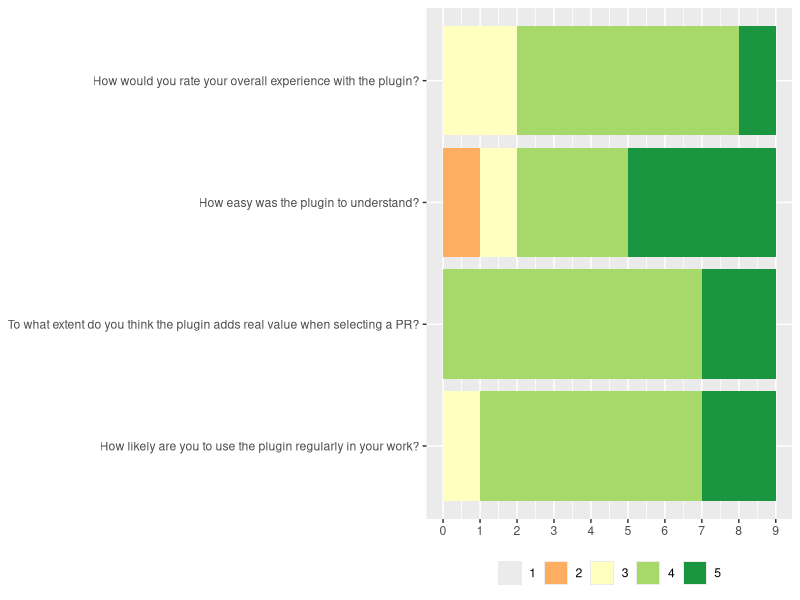
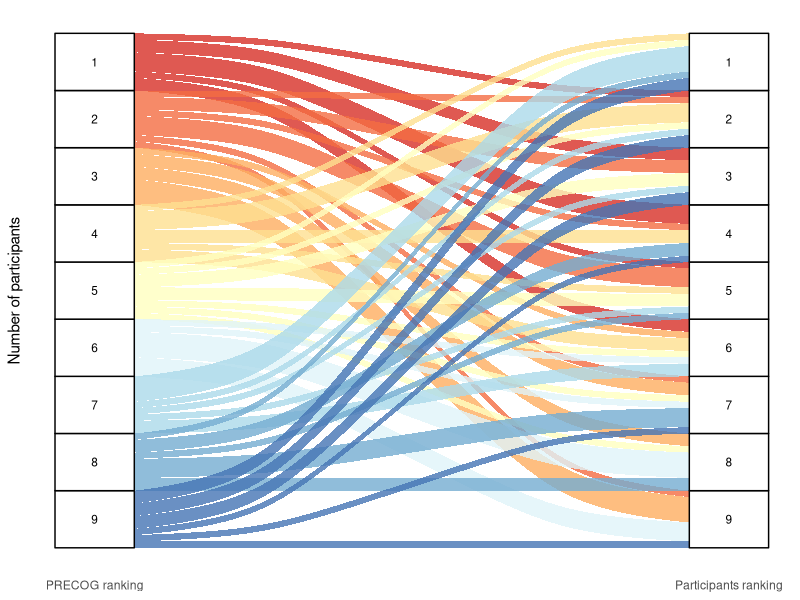
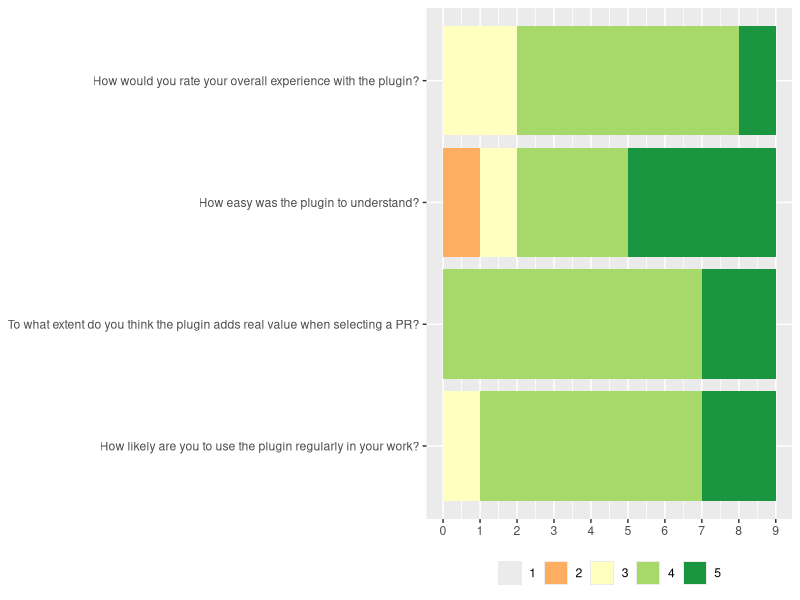
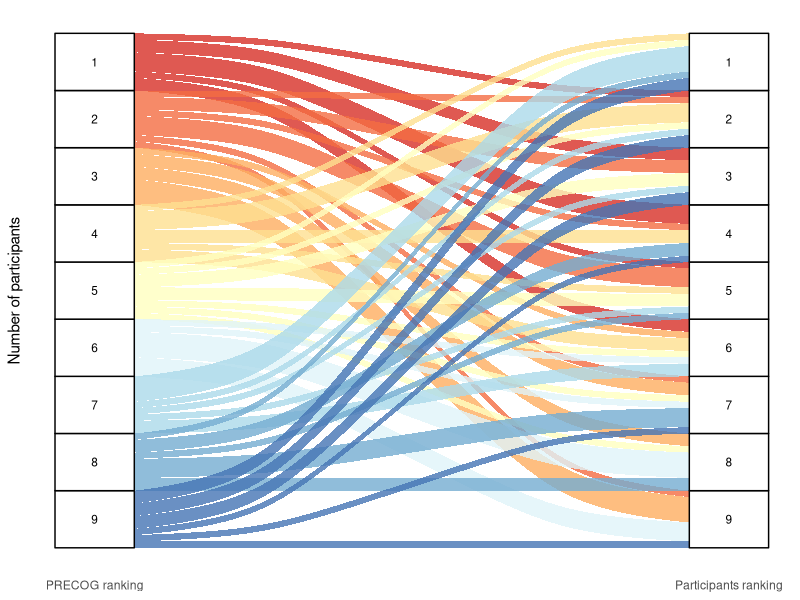

Write the R code that produced these figures, in order.
library(ggplot2)
library(ggalluvial)
library(tidyverse)
library(readxl)

# --------------------------------------------
# Input data
# --------------------------------------------

results <- read_excel("questionnaire-data.xlsx", sheet = "Sheet1") %>%
  select(
    -starts_with("Feedback -"),
    -starts_with("Points -")) %>%
  rename_with(~ gsub("\r\n", "", .)) # MS Forms adds \n to column names -_-

# --------------------------------------------
# Diagrams with final questions
# --------------------------------------------

results %>% 
  select(`How would you rate your overall experience with the plugin?`,
         `How easy was the plugin to understand?`,
         `To what extent do you think the plugin adds real value when selecting a PR?`,
         `How likely are you to use the plugin regularly in your work?`) %>%
  pivot_longer(cols = everything(), names_to = "Question", values_to = "Note") %>%
  ggplot(aes(
    y = factor(Question, levels = c('How likely are you to use the plugin regularly in your work?',
                                    'To what extent do you think the plugin adds real value when selecting a PR?',
                                    'How easy was the plugin to understand?',
                                    'How would you rate your overall experience with the plugin?')), 
    fill = factor(Note, levels = c('1', '2', '3', '4', '5')))) +
    geom_bar(position = position_stack(reverse = TRUE)) +
  theme(legend.position = "bottom") + 
  guides(fill = guide_legend(title = NULL)) +
  scale_fill_brewer(palette = "RdYlGn", name = "Note", drop = FALSE) +
  scale_x_continuous(limits = c(0, 9), breaks = 0:9) +
  ylab(NULL) +
  xlab(NULL)

ggsave("plots/finalquestions.pdf", width = 23, height = 5, units = "cm")

# --------------------------------------------
# Sankey diagram with the rankings
# --------------------------------------------

# Classement de référence
classement_ref <- c(5,10,7,9,2,6,3,12,4)

# Classements des 6 participants
classements_participants <- list(
  P1 = c(3,2,4,5,10,9,12,7,6),
  P2 = c(9,3,4,10,5,2,12,6,7),
  P3 = c(2,10,5,4,3,9,7,12,6),
  P4 = c(12,9,2,5,10,3,7,6,4),
  P5 = c(4,9,3,12,2,5,6,7,10),
  P6 = c(3,4,10,5,9,7,12,2,6),
  P7 = c(3,9,2,12,10,5,4,6,7),
  P8 = c(3,4,5,9,2,6,10,12,7),
  P9 = c(4,5,10,9,12,3,2,6,7)
)

# Préparation des données
data <- data.frame()
for (p in names(classements_participants)) {
  classement <- classements_participants[[p]]
  temp <- data.frame(
    Participant = p,
    Élément = classement_ref,
    Rang_Ref = 1:length(classement_ref),
    Rang_Participant = sapply(classement_ref, function(e) which(classement == e))
  )
  data <- rbind(data, temp)
}

# Comptage des flux (tous participants confondus)
flux <- data %>%
  group_by(Rang_Ref, Rang_Participant) %>%
  summarise(count = n(), .groups = "drop") %>%
  mutate(
    Rang_Ref_lab = paste0("Ref_", Rang_Ref),
    Rang_Part_lab = paste0("Part_", Rang_Participant),
    alluvium = paste0(Rang_Ref, "_", Rang_Participant)  # identifiant unique du flux
  )


ggplot(flux,
       aes(axis1 = Rang_Ref_lab,
           axis2 = Rang_Part_lab,
           y = count)) +
  geom_alluvium(aes(fill = factor(Rang_Ref)), width = 1/8, alpha = 0.8) +
  geom_stratum(width = 1/8, fill = "white", color = "black") +
  geom_text(stat = "stratum", aes(label = gsub(".*_", "", after_stat(stratum))), size = 3) +
  scale_x_discrete(limits = c("PRECOG ranking", "Participants ranking"),
                   expand = c(.05, .05)) +
  scale_fill_brewer(palette = "RdYlBu") + # Should be colorblind safe (https://colorbrewer2.org/)
  theme_minimal() +
  theme(
    legend.position = "none",
    axis.text.y = element_blank(),
    axis.ticks = element_blank(),
    axis.line = element_blank(),
    panel.grid = element_blank()
  ) + 
  ylab("Number of participants")

ggsave("plots/rankings.pdf", width = 18, height = 12, units = "cm")
